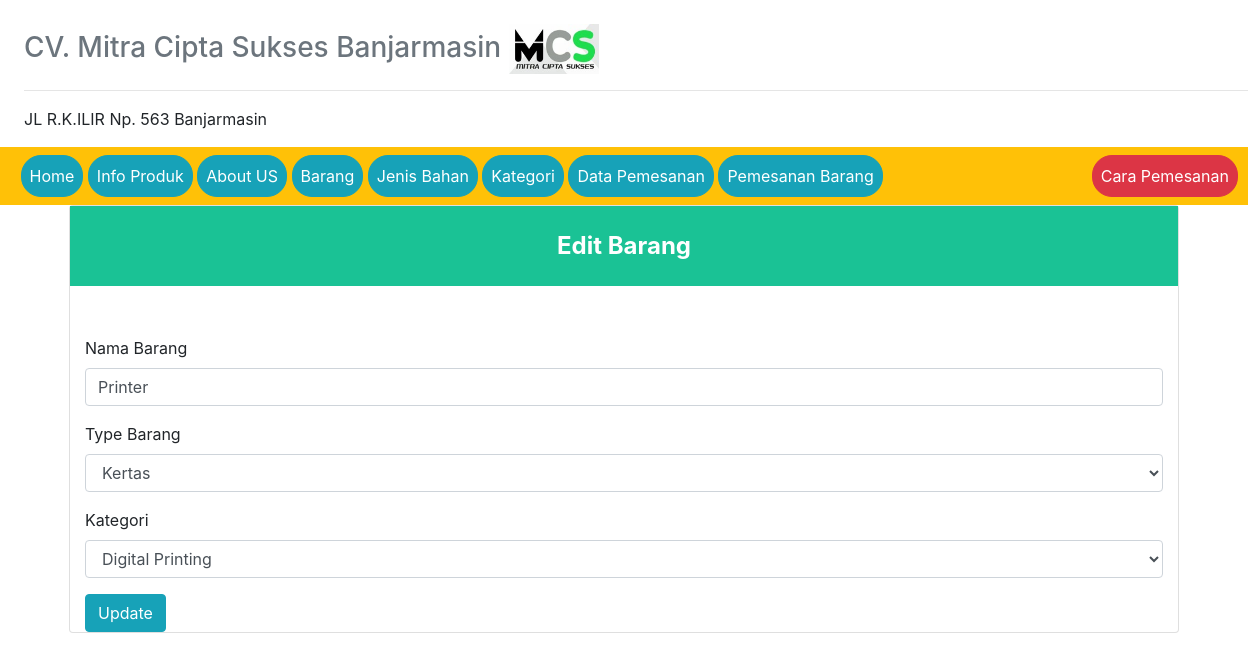
The page /?view=edit-barang&id_brg=10 (signed in) on the database as committed earlier.
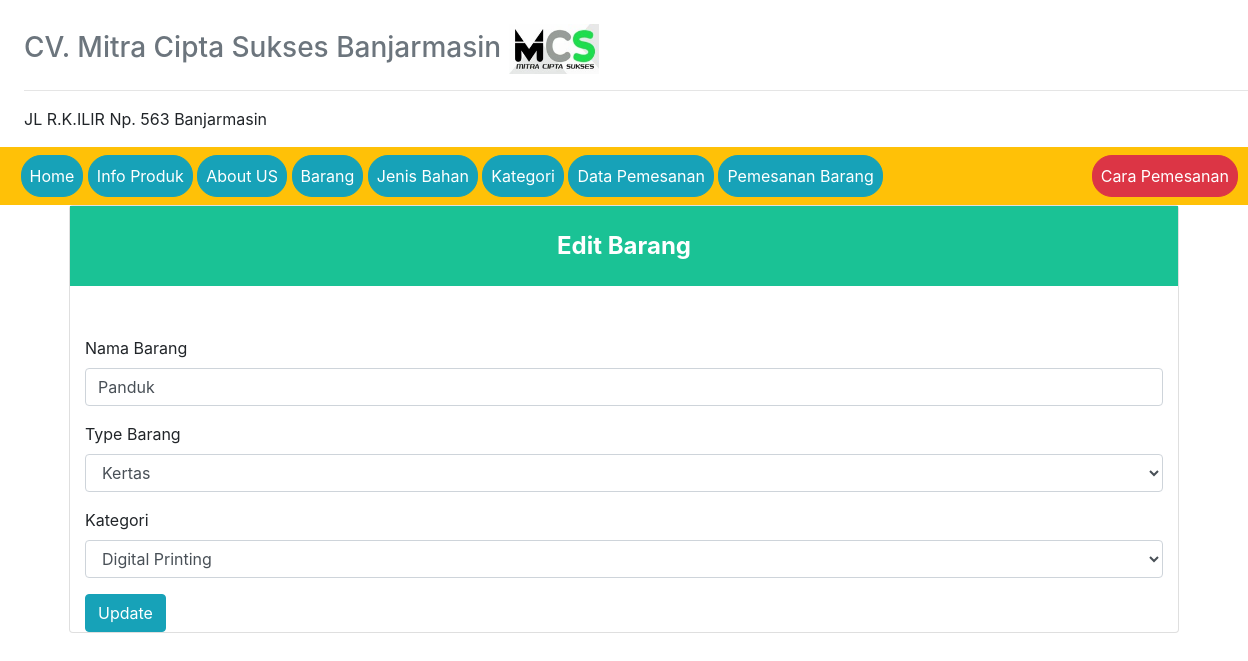
The same page on the database as committed later.
### tables this page shows
CREATE TABLE `nama_barang` (
  `kode_barang` int(50) NOT NULL,
  `nama_barang` varchar(50) NOT NULL,
  `type_barang` varchar(50) NOT NULL,
  `kategori` int(50) NOT NULL,
  `harga` int(50) NOT NULL
);

CREATE TABLE `jenis_bahan` (
  `kode_jenis_bahan` int(50) NOT NULL,
  `harga_bahan` int(25) NOT NULL,
  `jenis_bahan` varchar(50) NOT NULL,
  `ketarangan` varchar(255) NOT NULL,
  `ukuran_bahan` int(10) NOT NULL
);

CREATE TABLE `kategori` (
  `id_kategori` int(50) NOT NULL,
  `nama_kategori` varchar(50) NOT NULL
);

### models/admin.php (called while the page is built, shortened)
<?php
class Admin
{
  private $mysqli;
  function __construct($mysqli)
  {
    $this->mysqli = $mysqli;
  }
  public function showJenisBahan()
  {
    $db = $this->mysqli->conn;
    $sql = " SELECT * FROM jenis_bahan ";
    $query = $db->query($sql);
    return $query;
  }
  public function edit_brg($id)
  {
    $db = $this->mysqli->conn;
    $sql = " SELECT * FROM nama_barang
          INNER JOIN jenis_bahan ON nama_barang.type_barang = jenis_bahan.kode_jenis_bahan
          INNER JOIN kategori ON nama_barang.kategori = kategori.id_kategori
          WHERE nama_barang.kode_barang = '$id' ";
    $query = $db->query($sql);
    return $query;
  }
  public function showKategori()
  {
    $db = $this->mysqli->conn;
    $sql = " SELECT * FROM kategori ";
    $query = $db->query($sql);
    return $query;
  }
}
?>

### view/edit-barang.php (the view, shortened to what this page needs)
<?php
$id = @$_GET['id_brg'];
$edit = $objAdmin->edit_brg($id)->fetch_object();
 ?>
 <div class="card">
  <div class="panel-heading" style="background-color:#1ac295; text-align:center; height:80px; line-height:80px;color:white;font-weight:bold;font-size:24px;">
    <div class="panel-title">Edit Barang</div>
  </div>
  <div id="signupbox" style=" margin-top:50px" class="mainbox col-md-12 col-md-offset-3 col-sm-8 col-sm-offset-2">
            <div class="panel panel-info">
            <div class="panel-body" >
              <form action="" method="post">
                <div class="form-group">
                  <label for="exampleFormControlInput1">Nama Barang</label>
                  <input type="text" class="form-control" id="exampleFormControlInput1" name="barang" value="<?=$edit->nama_barang ?>">
                </div>
                <div class="form-group">
                  <label for="exampleFormControlSelect1">Type Barang</label>
                  <select class="form-control" id="exampleFormControlSelect1" name="jenis_bahan">
                    <?php
                    $data = $objAdmin->showJenisBahan();
                    while ($a = $data->fetch_object()) {
                    ?>
                    	<option <?= ($edit->type_barang == $a->kode_jenis_bahan ? "selected" : " " ); ?> value="<?=$a->kode_jenis_bahan ?>"><?=$a->jenis_bahan ?></option>
                    <?php
                    }
                    ?>
                  </select>
                </div>
                <div class="form-group">
                  <label for="exampleFormControlSelect1">Kategori</label>
                  <select class="form-control" id="exampleFormControlSelect1" name="kategori">
                    <?php
                    $data = $objAdmin->showKategori();
                    while ($a = $data->fetch_object()) {
                    ?>
                   		<option <?=($edit->kategori == $a->id_kategori ? "selected" : "") ?> value="<?=$a->id_kategori ?>"><?=$a->nama_kategori ?></option>
                    <?php
                    }
                    ?>
                  </select>
                </div>
                <button type="submit" class="btn btn-info" name="update">Update</button>
              </form>
            </div>
        </div>
    </div>
</div>
</div>

Rows that differ between the two databases and show on the page:
changed nama_barang "Kertas": barang "Printer" → "Panduk"
